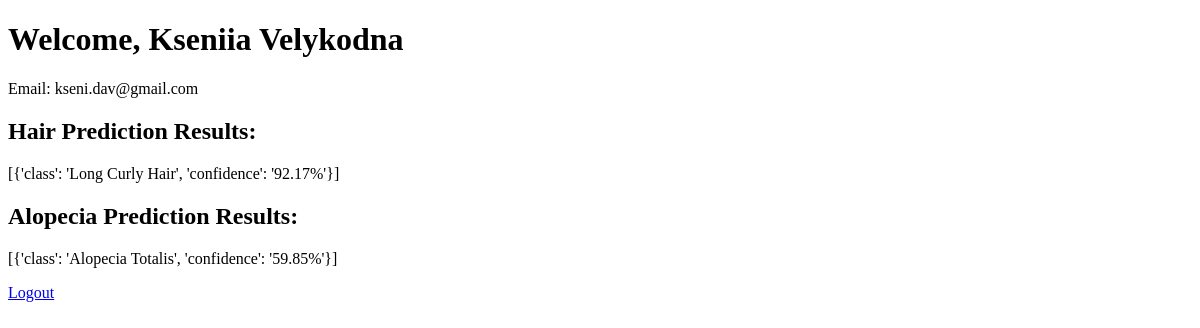
Page /account_page (signed in) on the earlier database version.
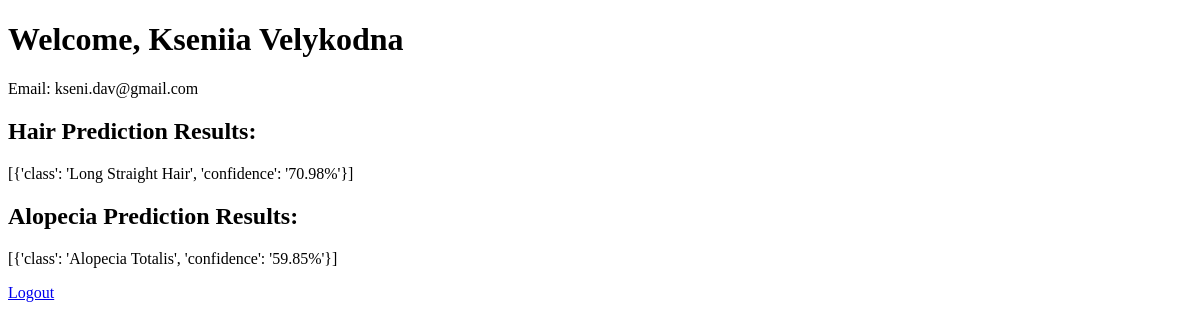
Same page on the later database version.
### app.py (models this page shows, shortened)
class User(db.Model):
    id = db.Column(db.Integer, primary_key=True)
    name = db.Column(db.String(100), nullable=False)
    email = db.Column(db.String(120), unique=True, nullable=False)
    password = db.Column(db.String(200), nullable=False)
    hair_type = db.Column(db.String(500), nullable=True, default=None)
    alopecia_type = db.Column(db.String(500), nullable=True, default=None)

### app.py (the view)
@app.route('/account_page')
def profile():
    if 'user_id' not in session:
        return "Unauthorized", 401  # Если нет пользователя в сессии
    user = User.query.get(session['user_id'])
    if not user:
        return "User not found", 404
    return render_template('account_page.html', user=user)

### templates/account_page.html (shortened to what this page needs)
<!DOCTYPE html>
<html lang="en">
  <head>
  </head>
  <body>
    <h1>Welcome, {{ user.name }}</h1>
    <p>Email: {{ user.email }}</p>
    {% if user.hair_type %}
    <h2>Hair Prediction Results:</h2>
    <p>{{ user.hair_type }}</p>
    {% else %}
    <p>No predictions available yet.</p>
    {% endif %} {% if user.alopecia_type %}
    <h2>Alopecia Prediction Results:</h2>
    <p>{{ user.alopecia_type }}</p>
    {% else %}
    <p>No predictions for alopecia available yet.</p>
    {% endif %}
    <a href="/sign_in">Logout</a>
  </body>
</html>

Differences in the rows shown:
changed User "Kseniia Velykodna": hair_type "[{'class': 'Long Curly Hair', 'confidence': '92.17%'}]" → "[{'class': 'Long Straight Hair', 'confidence': '70.98%'}]"
